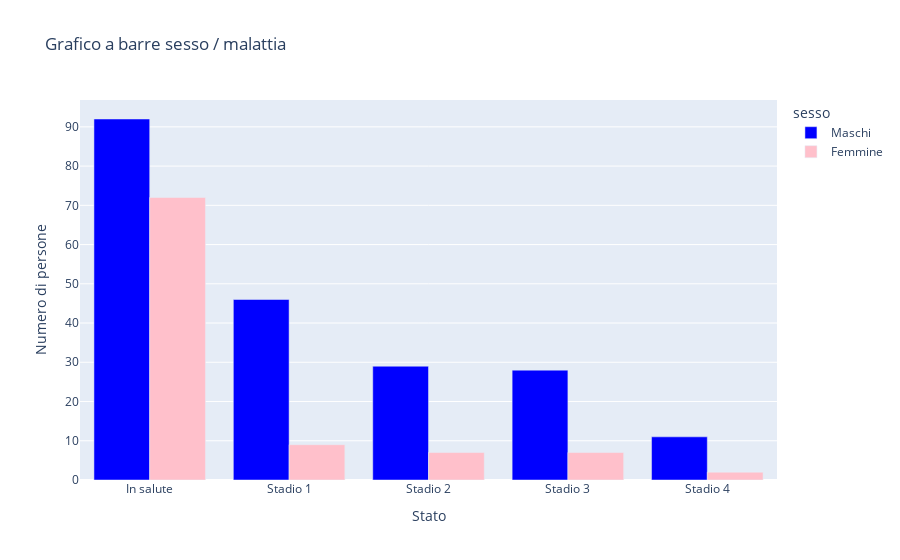

Notebook cell for this chart:
### Code cell
# Dati per il grafico a barre
stadio_malattia = ['In salute', 'Stadio 1', 'Stadio 2', 'Stadio 3', 'Stadio 4']
m = [92, 46, 29, 28, 11]
f = [72, 9, 7, 7, 2]

# Creazione del DataFrame per i dati
data = {'stadio_malattia': stadio_malattia * 2,
        'valore': m + f,
        'sesso': ['Maschi'] * len(m) + ['Femmine'] * len(f)}

# Creazione del grafico a barre interattivo con Plotly Express
fig = px.bar(data, x='stadio_malattia', y='valore', color='sesso', barmode='group', 
             title='Grafico a barre sesso / malattia', 
             labels={'stadio_malattia': 'Stato', 'valore': 'Numero di persone'},
             color_discrete_map={'Maschi': 'blue', 'Femmine': 'pink'})

# Visualizzazione del grafico
fig.show()

### Figure 1 — Plotly figure (JSON) as saved in the notebook; plotly's stock layout.template omitted (floating-point values rounded to 4 significant figures)
{"data": [{"alignmentgroup": "True", "hovertemplate": "sesso=Maschi<br>Stato=%{x}<br>Numero di persone=%{y}<extra></extra>", "legendgroup": "Maschi", "marker": {"color": "blue", "pattern": {"shape": ""}}, "name": "Maschi", "offsetgroup": "Maschi", "orientation": "v", "showlegend": true, "textposition": "auto", "type": "bar", "x": ["In salute", "Stadio 1", "Stadio 2", "Stadio 3", "Stadio 4"], "xaxis": "x", "y": [92, 46, 29, 28, 11], "yaxis": "y"}, {"alignmentgroup": "True", "hovertemplate": "sesso=Femmine<br>Stato=%{x}<br>Numero di persone=%{y}<extra></extra>", "legendgroup": "Femmine", "marker": {"color": "pink", "pattern": {"shape": ""}}, "name": "Femmine", "offsetgroup": "Femmine", "orientation": "v", "showlegend": true, "textposition": "auto", "type": "bar", "x": ["In salute", "Stadio 1", "Stadio 2", "Stadio 3", "Stadio 4"], "xaxis": "x", "y": [72, 9, 7, 7, 2], "yaxis": "y"}], "layout": {"barmode": "group", "legend": {"title": {"text": "sesso"}, "tracegroupgap": 0}, "title": {"text": "Grafico a barre sesso / malattia"}, "xaxis": {"anchor": "y", "domain": [0, 1], "title": {"text": "Stato"}}, "yaxis": {"anchor": "x", "domain": [0, 1], "title": {"text": "Numero di persone"}}}}
